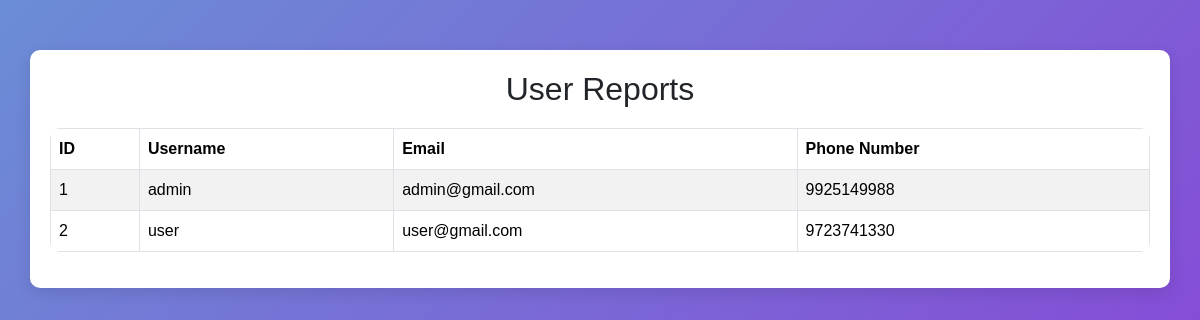
/reports.php (signed in), run on the app's committed database.
### tables this page shows
CREATE TABLE `users` (
  `id` int(11) NOT NULL,
  `username` varchar(50) NOT NULL,
  `email` varchar(100) NOT NULL,
  `phone_number` varchar(20) DEFAULT NULL,
  `password` varchar(255) NOT NULL,
  `created_at` timestamp NOT NULL DEFAULT current_timestamp(),
  `updated_at` timestamp NOT NULL DEFAULT current_timestamp() ON UPDATE current_timestamp(),
  `profile_image` varchar(255) DEFAULT NULL,
  `role` varchar(20) NOT NULL DEFAULT 'user'
);

### reports.php (the view, shortened to what this page needs)
<?php
require 'config.php';
$sql = "SELECT id, username, email, phone_number FROM users";
$result = $conn->query($sql);
$reports = [];
if ($result && $result->num_rows > 0) {
    while ($row = $result->fetch_assoc()) {
        $reports[] = $row;
    }
}
?>
<!DOCTYPE html>
<html lang="en">
<head>
    <link href="https://cdn.jsdelivr.net/npm/bootstrap@5.3.3/dist/css/bootstrap.min.css" rel="stylesheet">
</head>
<body>
    <div class="container">
        <h2 class="text-center">User Reports</h2>
        <?php if (!empty($reports)): ?>
            <table class="table table-bordered table-striped">
                <thead>
                    <tr>
                        <th>ID</th>
                        <th>Username</th>
                        <th>Email</th>
                        <th>Phone Number</th>
                    </tr>
                </thead>
                <tbody>
                    <?php foreach ($reports as $row): ?>
                        <tr>
                            <td><?php echo htmlspecialchars($row['id']); ?></td>
                            <td><?php echo htmlspecialchars($row['username']); ?></td>
                            <td><?php echo htmlspecialchars($row['email']); ?></td>
                            <td><?php echo htmlspecialchars($row['phone_number']); ?></td>
                        </tr>
                    <?php endforeach; ?>
                </tbody>
            </table>
        <?php else: ?>
            <p class="no-data">No data available.</p>
        <?php endif; ?>
    </div>
</body>
</html>

### reports.php (style rules this page uses)
body { font-family: 'Poppins', sans-serif; background: linear-gradient(135deg, #6B8DD6, #8E37D7); min-height: 100vh; margin: 0; }
.container { margin-top: 50px; background: white; padding: 20px; border-radius: 10px; box-shadow: 0 5px 15px rgba(0, 0, 0, 0.1); }
.table { margin-top: 20px; border-radius: 10px; overflow: hidden; }

### data on the page
users: id "1", username "admin", email "admin@gmail.com", phone_number "9925149988"
users: id "2", username "user", email "user@gmail.com", phone_number "9723741330"
